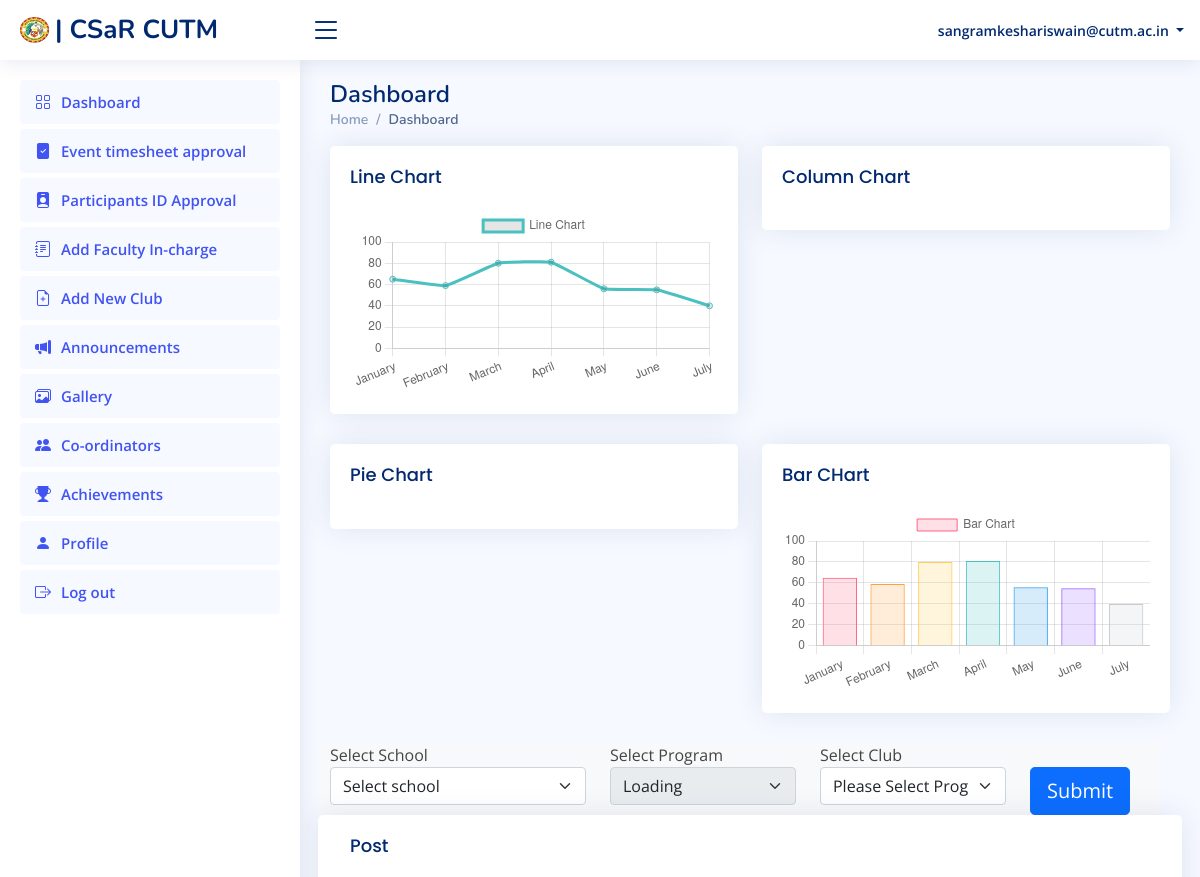
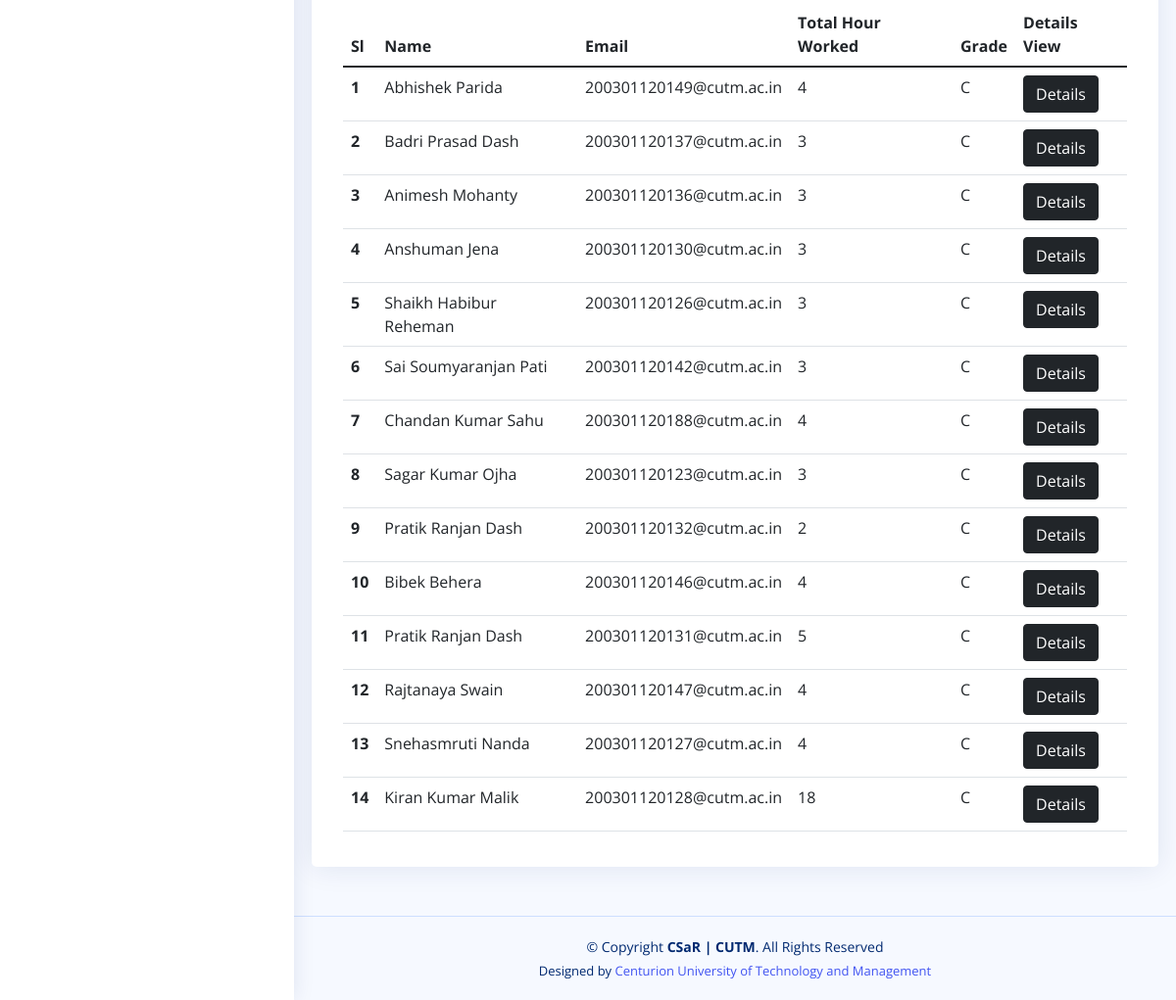
Before: /adminlogin/dashboard.php (signed in) with the older database file (2 pictures, top to bottom).
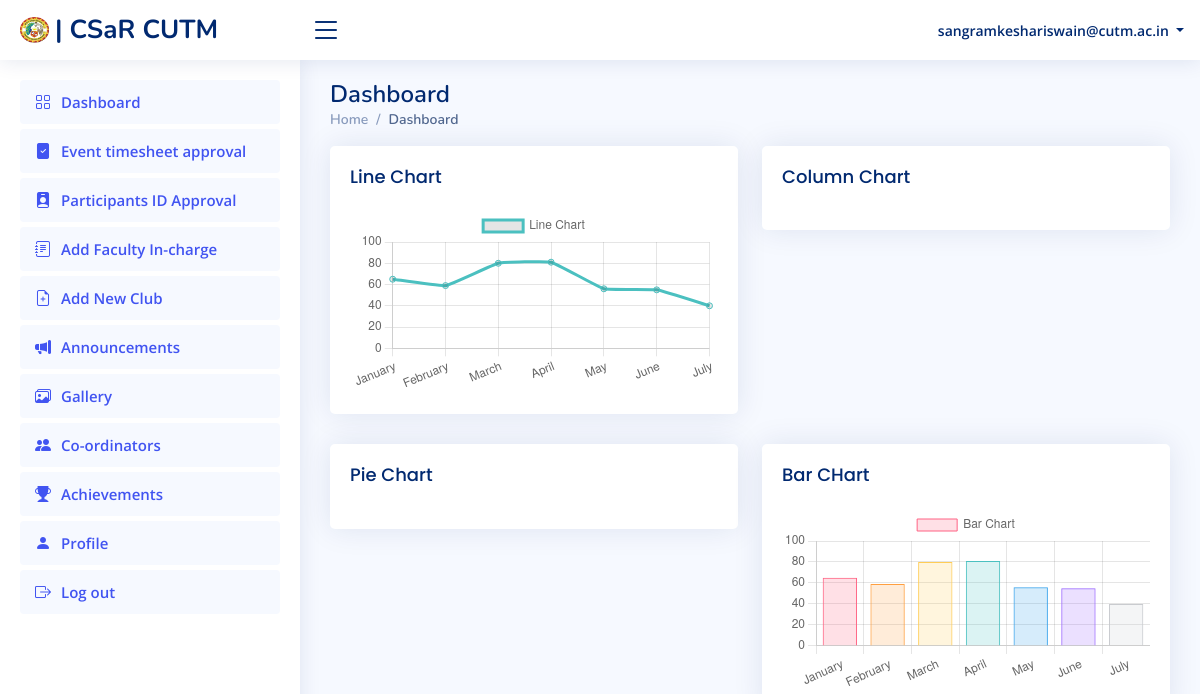
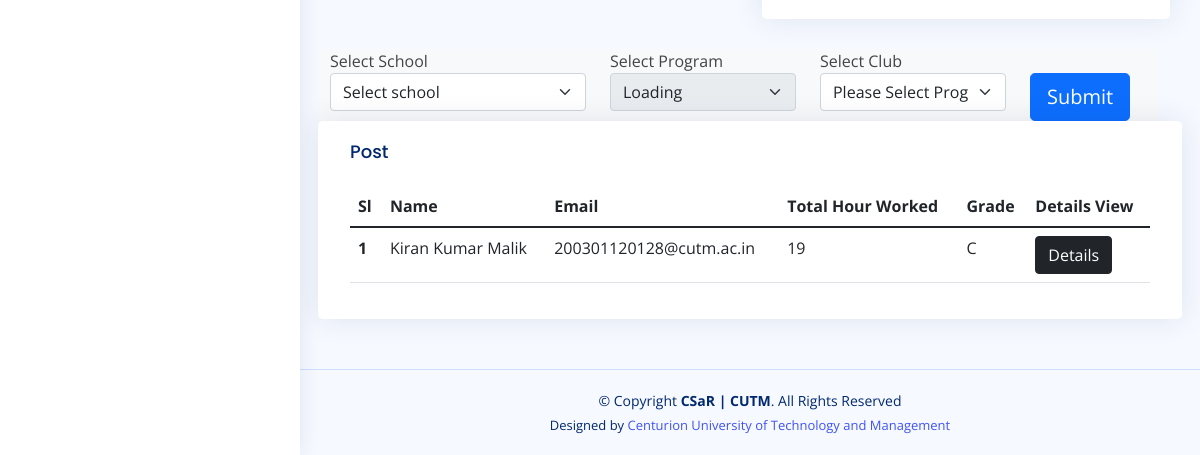
After: the same page with the newer database file (2 pictures, top to bottom).
### tables this page shows
CREATE TABLE `csrtimesheet` (
  `id` int(11) NOT NULL,
  `NameOfStd` varchar(255) NOT NULL,
  `emailOfStd` varchar(255) NOT NULL,
  `yearOfPr` varchar(255) NOT NULL,
  `csrPr` varchar(255) NOT NULL,
  `schoolname` varchar(255) NOT NULL,
  `club` varchar(255) NOT NULL,
  `date` varchar(255) NOT NULL,
  `campus` varchar(255) NOT NULL,
  `fromTime` varchar(255) NOT NULL,
  `endTime` varchar(255) NOT NULL,
  `totalTime` varchar(255) NOT NULL,
  `status` varchar(255) NOT NULL,
  `postTime` timestamp NOT NULL DEFAULT current_timestamp()
);

### includes/function.php (called while the page is built, shortened)
<?php
    function getAllPostAdminByCampus($db,$campus){
        $query="SELECT NameOfStd,emailOfStd,totalTime,id,SUM(totalTime) as totalTime FROM csrtimesheet WHERE campus='$campus' GROUP BY emailOfStd ORDER BY id DESC";
        $run=mysqli_query($db,$query);
        $data=array();
        while($d=mysqli_fetch_assoc($run)){
            $data[]=$d;
        }
        return $data;
    }
    function getAllAdminDetails($db,$uemail){
        $query="SELECT * FROM admin WHERE email='$uemail' ORDER BY id DESC";
        $run=mysqli_query($db,$query);
        $data=mysqli_fetch_assoc($run);
        return $data;
    }
?>

### adminlogin/dashboard.php (the view, shortened to what the changed rows need)
<?php
require('../includes/function.php');
require('../includes/database.php');
$uemail=$_SESSION['email'];
$utype=$_SESSION['usertype'];
if($_SESSION['email'] and $utype=="admin")
{
    $adminData=getAllAdminDetails($db,$uemail);
    $getimage=getAllAdminDetails($db,$uemail);
  ?>
<?php
}
else
{
  header('location:../includes/logout.php');
}
?>
<!DOCTYPE html>
<html lang="en">
<head>
    <link href="assets/vendor/bootstrap/css/bootstrap.min.css" rel="stylesheet">
    <link href="assets/vendor/bootstrap-icons/bootstrap-icons.css" rel="stylesheet">
    <link href="assets/vendor/boxicons/css/boxicons.min.css" rel="stylesheet">
    <link href="assets/vendor/quill/quill.snow.css" rel="stylesheet">
    <link href="assets/vendor/quill/quill.bubble.css" rel="stylesheet">
    <link href="assets/vendor/remixicon/remixicon.css" rel="stylesheet">
    <link href="assets/vendor/simple-datatables/style.css" rel="stylesheet">
    <link href="assets/css/style.css" rel="stylesheet">
</head>
<body>
    <main id="main" class="main">
        <div class="pagetitle">
            <h1>Dashboard</h1>
        </div>
              <script>
                document.addEventListener("DOMContentLoaded", () => {
                  new Chart(document.querySelector('#lineChart'), {
                    type: 'line',
                    data: {
                      labels: ['January', 'February', 'March', 'April', 'May', 'June', 'July'],
                      datasets: [{
                        label: 'Line Chart',
                        data: [65, 59, 80, 81, 56, 55, 40],
                        fill: false,
                        borderColor: 'rgb(75, 192, 192)',
                        tension: 0.1
                      }]
                    },
                    options: {
                      scales: {
                        y: {
                          beginAtZero: true
                        }
                      }
                    }
                  });
                });
              </script>
              <script>
                document.addEventListener("DOMContentLoaded", () => {
                  new ApexCharts(document.querySelector("#columnChart"), {
                    series: [{
                      name: 'Net Profit',
                      data: [44, 55, 57, 56, 61, 58, 63, 60, 66]
                    }, {
                      name: 'Revenue',
                      data: [76, 85, 101, 98, 87, 105, 91, 114, 94]
                    }, {
                      name: 'Free Cash Flow',
                      data: [35, 41, 36, 26, 45, 48, 52, 53, 41]
                    }],
                    chart: {
                      type: 'bar',
                      height: 350
                    },
                    plotOptions: {
                      bar: {
                        horizontal: false,
                        columnWidth: '55%',
                        endingShape: 'rounded'
                      },
                    },
                    dataLabels: {
                      enabled: false
                    },
                    stroke: {
                      show: true,
                      width: 2,
                      colors: ['transparent']
                    },
                    xaxis: {
                      categories: ['Feb', 'Mar', 'Apr', 'May', 'Jun', 'Jul', 'Aug', 'Sep', 'Oct'],
                    },
                    yaxis: {
                      title: {
                        text: '$ (thousands)'
                      }
                    },
                    fill: {
                      opacity: 1
                    },
                    tooltip: {
                      y: {
                        formatter: function(val) {
                          return "$ " + val + " thousands"
                        }
                      }
                    }
                  }).render();
                });
              </script>
              <script>
                document.addEventListener("DOMContentLoaded", () => {
                  new ApexCharts(document.querySelector("#pieChart"), {
                    series: [44, 55, 13, 43, 22],
                    chart: {
                      height: 350,
                      type: 'pie',
                      toolbar: {
                        show: true
                      }
                    },
                    labels: ['Team A', 'Team B', 'Team C', 'Team D', 'Team E']
                  }).render();
                });
              </script>
              <script>
                document.addEventListener("DOMContentLoaded", () => {
                  new Chart(document.querySelector('#barChart'), {
                    type: 'bar',
                    data: {
                      labels: ['January', 'February', 'March', 'April', 'May', 'June', 'July'],
                      datasets: [{
                        label: 'Bar Chart',
                        data: [65, 59, 80, 81, 56, 55, 40],
                        backgroundColor: [
                          'rgba(255, 99, 132, 0.2)',
                          'rgba(255, 159, 64, 0.2)',
                          'rgba(255, 205, 86, 0.2)',
                          'rgba(75, 192, 192, 0.2)',
                          'rgba(54, 162, 235, 0.2)',
                          'rgba(153, 102, 255, 0.2)',
                          'rgba(201, 203, 207, 0.2)'
                        ],
                        borderColor: [
                          'rgb(255, 99, 132)',
                          'rgb(255, 159, 64)',
                          'rgb(255, 205, 86)',
                          'rgb(75, 192, 192)',
                          'rgb(54, 162, 235)',
                          'rgb(153, 102, 255)',
                          'rgb(201, 203, 207)'
                        ],
                        borderWidth: 1
                      }]
                    },
                    options: {
                      scales: {
                        y: {
                          beginAtZero: true
                        }
                      }
                    }
                  });
                });
              </script>
        <section class="section">
            <div class="row">
                <div class="col-lg-12">
                <form action="" method="post">
            <div class="row">
                    <div class="card">
                        <div class="card-body">
                            <table class="table datatable">
                                <thead>
                                    <tr>
                                        <th>Sl</th>
                                        <th scope="col">Name</th>
                                        <th scope="col">Email</th>
                                        <th scope="col">Total Hour Worked</th>
                                        <th scope="col">Grade</th>
                                        <th scope="col">Details View</th>
                                    </tr>
                                </thead>
                                <tbody>
                                    <?php
                    $campus=$adminData['campus'];
                    if(isset($_POST['getCertificateDetails'])){
                        $school=mysqli_real_escape_string($db,$_POST['school']);
                        $program=mysqli_real_escape_string($db,$_POST['program']);
                        $clubname=mysqli_real_escape_string($db,$_POST['clubname']);
                        $posts=getAllPostAdminBySchoolClub($db,$school,$campus,$program,$clubname);
                    }
                    else {
                    $posts=getAllPostAdminByCampus($db,$campus);
                    }
                    $count=1;
                    foreach($posts as $post){
                      if ($post['totalTime'] >= 90) {
                        $gradeIs="O";
                      }
                      elseif ($post['totalTime'] >= 76) {
                        $gradeIs="E";
                      }
                      elseif ($post['totalTime'] >= 61) {
                        $gradeIs="A";
                      }
                      elseif ($post['totalTime'] >= 46) {
                        $gradeIs="B";
                      }
                      elseif ($post['totalTime'] >= 30) {
                        $gradeIs="C";
                      }
                      elseif ($post['totalTime'] >= 0) {
                        $gradeIs="C";
                      }
                      else{
                        $gradeIs="C";
                      }
                    ?>
                                    <tr>
                                        <th scope="row"><?=$count?></th>
                                        <td><?=$post['NameOfStd']?></td>
                                        <td><?=$post['emailOfStd']?></td>
                                        <td><?=(int)$post['totalTime']?></td>
                                        <td><?=$gradeIs?></td>
                                        <td>
                                            <a href="#" class="btn btn-dark" target="_blank" data-toggle="modal"
                                                data-target=".<?=$post['id']?>">
                                                Details
                                            </a>
                                        </td>
                                    </tr>
                                    <?php
                    $count++;
                  }
                  ?>
                                </tbody>
                            </table>
                        </div>
                    </div>
                </div>
            </div>
        </section>
    </main>
</body>
</html>

Changed rows visible on the page:
removed csrtimesheet: NameOfStd "Abhishek Parida", emailOfStd "200301120149@cutm.ac.in", totalTime "4", gradeIs "C"
removed csrtimesheet: NameOfStd "Badri Prasad Dash", emailOfStd "200301120137@cutm.ac.in", totalTime "3", gradeIs "C"
removed csrtimesheet: NameOfStd "Animesh Mohanty", emailOfStd "200301120136@cutm.ac.in", totalTime "3", gradeIs "C"
removed csrtimesheet: NameOfStd "Anshuman Jena", emailOfStd "200301120130@cutm.ac.in", totalTime "3", gradeIs "C"
removed csrtimesheet: NameOfStd "Shaikh Habibur Reheman", emailOfStd "200301120126@cutm.ac.in", totalTime "3", gradeIs "C"
removed csrtimesheet: NameOfStd "Sai Soumyaranjan Pati", emailOfStd "200301120142@cutm.ac.in", totalTime "3", gradeIs "C"
removed csrtimesheet: NameOfStd "Chandan Kumar Sahu", emailOfStd "200301120188@cutm.ac.in", totalTime "4", gradeIs "C"
removed csrtimesheet: NameOfStd "Sagar Kumar Ojha", emailOfStd "200301120123@cutm.ac.in", totalTime "3", gradeIs "C"
removed csrtimesheet: NameOfStd "Pratik Ranjan Dash", emailOfStd "200301120132@cutm.ac.in", totalTime "2", gradeIs "C"
removed csrtimesheet: NameOfStd "Bibek Behera", emailOfStd "200301120146@cutm.ac.in", totalTime "4", gradeIs "C"
removed csrtimesheet: NameOfStd "Pratik Ranjan Dash", emailOfStd "200301120131@cutm.ac.in", totalTime "5", gradeIs "C"
removed csrtimesheet: NameOfStd "Rajtanaya Swain", emailOfStd "200301120147@cutm.ac.in", totalTime "4", gradeIs "C"
removed csrtimesheet: NameOfStd "Snehasmruti Nanda", emailOfStd "200301120127@cutm.ac.in", totalTime "4", gradeIs "C"
computed for csrtimesheet "Kiran Kumar Malik": totalTime "18" → "19"
